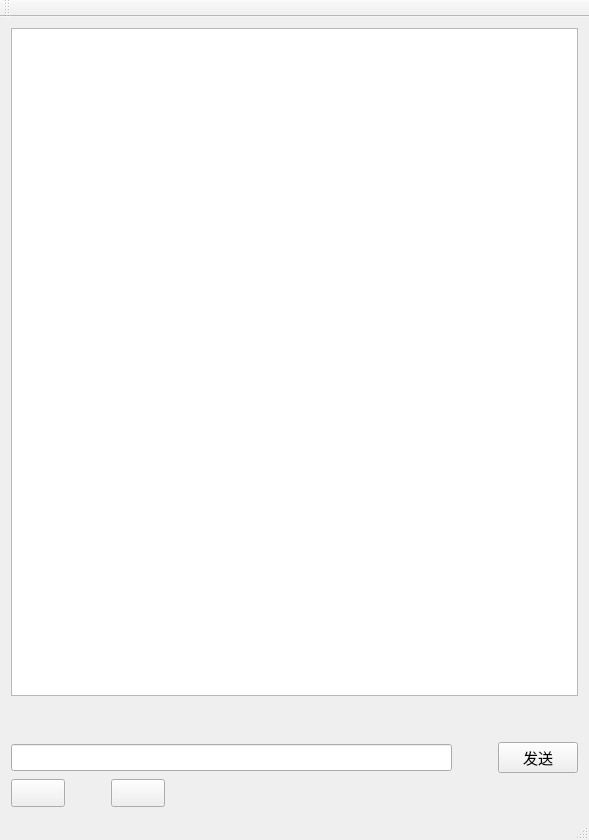
<?xml version="1.0" encoding="UTF-8"?>
<ui version="4.0">
 <class>MainWindow</class>
 <widget class="QMainWindow" name="MainWindow">
  <property name="geometry">
   <rect>
    <x>0</x>
    <y>0</y>
    <width>589</width>
    <height>840</height>
   </rect>
  </property>
  <property name="windowTitle">
   <string>MainWindow</string>
  </property>
  <widget class="QWidget" name="centralWidget">
   <layout class="QVBoxLayout" name="verticalLayout" stretch="14,0,1,1">
    <item>
     <widget class="QTextBrowser" name="record">
      <property name="sizePolicy">
       <sizepolicy hsizetype="Expanding" vsizetype="Expanding">
        <horstretch>0</horstretch>
        <verstretch>0</verstretch>
       </sizepolicy>
      </property>
     </widget>
    </item>
    <item>
     <spacer name="verticalSpacer">
      <property name="orientation">
       <enum>Qt::Vertical</enum>
      </property>
      <property name="sizeHint" stdset="0">
       <size>
        <width>20</width>
        <height>40</height>
       </size>
      </property>
     </spacer>
    </item>
    <item>
     <layout class="QHBoxLayout" name="horizontalLayout" stretch="4,0,0">
      <item>
       <widget class="QLineEdit" name="message">
        <property name="font">
         <font>
          <pointsize>12</pointsize>
         </font>
        </property>
       </widget>
      </item>
      <item>
       <spacer name="horizontalSpacer">
        <property name="orientation">
         <enum>Qt::Horizontal</enum>
        </property>
        <property name="sizeHint" stdset="0">
         <size>
          <width>40</width>
          <height>20</height>
         </size>
        </property>
       </spacer>
      </item>
      <item>
       <widget class="QPushButton" name="sendMassage">
        <property name="font">
         <font>
          <pointsize>11</pointsize>
         </font>
        </property>
        <property name="text">
         <string>发送</string>
        </property>
       </widget>
      </item>
     </layout>
    </item>
    <item>
     <layout class="QHBoxLayout" name="horizontalLayout_2" stretch="0,0,0,1,1">
      <item>
       <widget class="QPushButton" name="picture">
        <property name="font">
         <font>
          <pointsize>13</pointsize>
         </font>
        </property>
        <property name="text">
         <string/>
        </property>
       </widget>
      </item>
      <item>
       <spacer name="horizontalSpacer_2">
        <property name="orientation">
         <enum>Qt::Horizontal</enum>
        </property>
        <property name="sizeHint" stdset="0">
         <size>
          <width>40</width>
          <height>20</height>
         </size>
        </property>
       </spacer>
      </item>
      <item>
       <widget class="QPushButton" name="file">
        <property name="font">
         <font>
          <pointsize>13</pointsize>
         </font>
        </property>
        <property name="text">
         <string/>
        </property>
       </widget>
      </item>
      <item>
       <spacer name="horizontalSpacer_4">
        <property name="orientation">
         <enum>Qt::Horizontal</enum>
        </property>
        <property name="sizeHint" stdset="0">
         <size>
          <width>40</width>
          <height>20</height>
         </size>
        </property>
       </spacer>
      </item>
      <item>
       <spacer name="horizontalSpacer_3">
        <property name="orientation">
         <enum>Qt::Horizontal</enum>
        </property>
        <property name="sizeHint" stdset="0">
         <size>
          <width>40</width>
          <height>20</height>
         </size>
        </property>
       </spacer>
      </item>
     </layout>
    </item>
   </layout>
  </widget>
  <widget class="QMenuBar" name="menuBar">
   <property name="geometry">
    <rect>
     <x>0</x>
     <y>0</y>
     <width>589</width>
     <height>26</height>
    </rect>
   </property>
  </widget>
  <widget class="QToolBar" name="mainToolBar">
   <attribute name="toolBarArea">
    <enum>TopToolBarArea</enum>
   </attribute>
   <attribute name="toolBarBreak">
    <bool>false</bool>
   </attribute>
  </widget>
  <widget class="QStatusBar" name="statusBar"/>
 </widget>
 <layoutdefault spacing="6" margin="11"/>
 <resources/>
 <connections/>
</ui>
